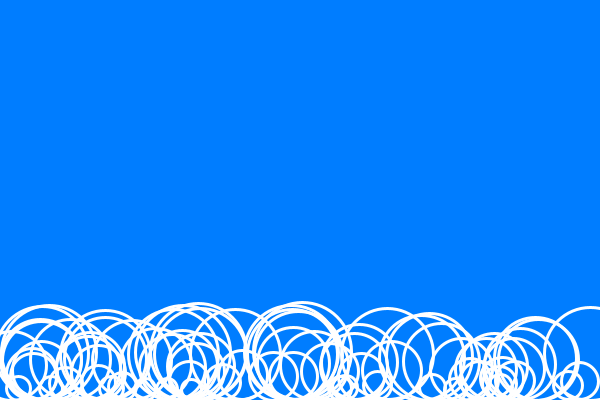
Frame 1 (no input)
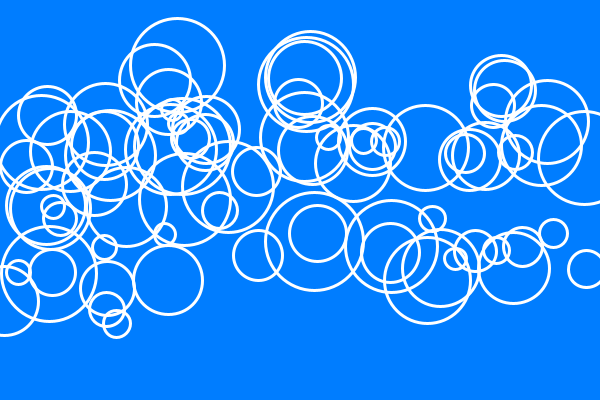
Frame 60 (the mouse pressed at the canvas centre just before this capture)
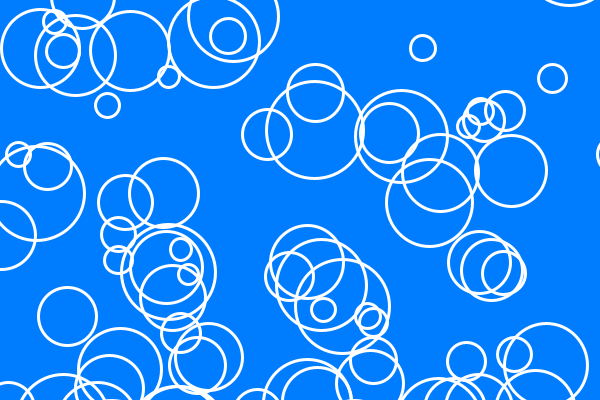
Frame 120 (the mouse held since frame 60 and released just before this capture)

The Processing sketch that drew these frames (run headless with seeded random() and noise(); from frame 60 on, the mouse is pressed at the canvas centre):

// Processing sketch: Bubbles___
// ── Bubbles___.pde
Bubble [] bubbles = new Bubble[75];

void setup() {
  size(600, 400);
  
  for(int i = 0; i < bubbles.length; i++) {
    bubbles[i] = new Bubble();
  }
}

void draw() {
 background(0, 125, 255);
  
  for(int i = 0; i < bubbles.length; i++) {
    bubbles[i].show();
    bubbles[i].ascend();
    bubbles[i].top();
  }
}

// ── Bubble.pde
class Bubble {
 
  float x;
  float y;
  float r;
  float xspeed;
  
  Bubble() {
   
    r = random(10, 50);
    x = random(width);
    y = height - r;
    xspeed = random(1, 5);
  }
  
  void show() {
    
    strokeWeight(3);
    stroke(255);
    noFill();
    ellipse(x, y, r * 2, r * 2);
  }
  
  void ascend() {
   
    y -= xspeed;
    x += random(-2, 2);
  }
  
  void top() {
    
    if(y <= -r) {
      y = height + r;
    }
  }
  
}
